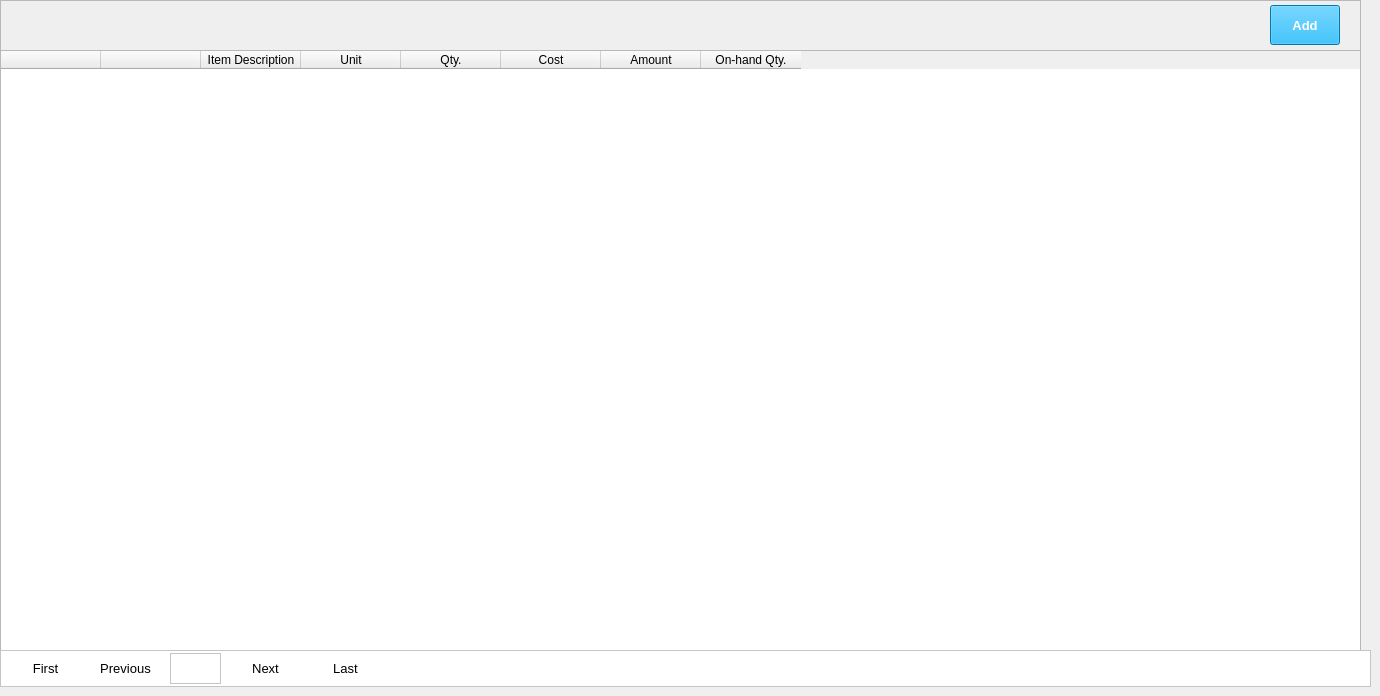
    <widget class="QWidget" name="tabItemComponentList">
     <attribute name="title">
      <string>Item Component List</string>
     </attribute>
     <widget class="QFrame" name="frame_23">
      <property name="geometry">
       <rect>
        <x>0</x>
        <y>0</y>
        <width>1361</width>
        <height>651</height>
       </rect>
      </property>
      <property name="frameShape">
       <enum>QFrame::StyledPanel</enum>
      </property>
      <property name="frameShadow">
       <enum>QFrame::Raised</enum>
      </property>
      <widget class="QTableWidget" name="tableWidgetItemComponent">
       <property name="geometry">
        <rect>
         <x>0</x>
         <y>50</y>
         <width>1361</width>
         <height>601</height>
        </rect>
       </property>
       <property name="minimumSize">
        <size>
         <width>1361</width>
         <height>0</height>
        </size>
       </property>
       <column>
        <property name="text">
         <string/>
        </property>
       </column>
       <column>
        <property name="text">
         <string/>
        </property>
       </column>
       <column>
        <property name="text">
         <string>Item Description</string>
        </property>
       </column>
       <column>
        <property name="text">
         <string>Unit</string>
        </property>
       </column>
       <column>
        <property name="text">
         <string>Qty.</string>
        </property>
       </column>
       <column>
        <property name="text">
         <string>Cost</string>
        </property>
       </column>
       <column>
        <property name="text">
         <string>Amount</string>
        </property>
       </column>
       <column>
        <property name="text">
         <string>On-hand Qty.</string>
        </property>
       </column>
      </widget>
      <widget class="QPushButton" name="pushButtonAddItemComponent">
       <property name="geometry">
        <rect>
         <x>1270</x>
         <y>5</y>
         <width>70</width>
         <height>40</height>
        </rect>
       </property>
       <property name="font">
        <font>
         <family>Segoe UI</family>
         <pointsize>10</pointsize>
         <bold>true</bold>
        </font>
       </property>
       <property name="autoFillBackground">
        <bool>false</bool>
       </property>
       <property name="styleSheet">
        <string notr="true">background-color: rgb(1, 166, 240);
color: rgb(255, 255, 255);</string>
       </property>
       <property name="text">
        <string>Add</string>
       </property>
      </widget>
     </widget>
     <widget class="QFrame" name="frame_24">
      <property name="geometry">
       <rect>
        <x>0</x>
        <y>650</y>
        <width>1371</width>
        <height>37</height>
       </rect>
      </property>
      <property name="styleSheet">
       <string notr="true">background-color: rgb(255, 255, 255);
color: rgb(255, 255, 255);</string>
      </property>
      <property name="frameShape">
       <enum>QFrame::StyledPanel</enum>
      </property>
      <property name="frameShadow">
       <enum>QFrame::Raised</enum>
      </property>
      <widget class="QPushButton" name="pushButtonItemComponentFirst">
       <property name="geometry">
        <rect>
         <x>10</x>
         <y>0</y>
         <width>71</width>
         <height>37</height>
        </rect>
       </property>
       <property name="font">
        <font>
         <family>Segoe UI</family>
         <pointsize>10</pointsize>
        </font>
       </property>
       <property name="styleSheet">
        <string notr="true">color: rgb(0, 0, 0);</string>
       </property>
       <property name="text">
        <string>First</string>
       </property>
       <property name="flat">
        <bool>true</bool>
       </property>
      </widget>
      <widget class="QPushButton" name="pushButtonItemComponentPrevious">
       <property name="geometry">
        <rect>
         <x>90</x>
         <y>0</y>
         <width>71</width>
         <height>37</height>
        </rect>
       </property>
       <property name="font">
        <font>
         <family>Segoe UI</family>
         <pointsize>10</pointsize>
        </font>
       </property>
       <property name="styleSheet">
        <string notr="true">color: rgb(0, 0, 0);</string>
       </property>
       <property name="text">
        <string>Previous</string>
       </property>
       <property name="flat">
        <bool>true</bool>
       </property>
      </widget>
      <widget class="QPushButton" name="pushButtonItemComponentNext">
       <property name="geometry">
        <rect>
         <x>230</x>
         <y>0</y>
         <width>71</width>
         <height>37</height>
        </rect>
       </property>
       <property name="font">
        <font>
         <family>Segoe UI</family>
         <pointsize>10</pointsize>
        </font>
       </property>
       <property name="styleSheet">
        <string notr="true">color: rgb(0, 0, 0);</string>
       </property>
       <property name="text">
        <string>Next</string>
       </property>
       <property name="flat">
        <bool>true</bool>
       </property>
      </widget>
      <widget class="QPushButton" name="pushButtonItemComponentLast">
       <property name="geometry">
        <rect>
         <x>310</x>
         <y>0</y>
         <width>71</width>
         <height>37</height>
        </rect>
       </property>
       <property name="font">
        <font>
         <family>Segoe UI</family>
         <pointsize>10</pointsize>
        </font>
       </property>
       <property name="styleSheet">
        <string notr="true">color: rgb(0, 0, 0);</string>
       </property>
       <property name="text">
        <string>Last</string>
       </property>
       <property name="flat">
        <bool>true</bool>
       </property>
      </widget>
      <widget class="QTextEdit" name="textEditPageItemComponentNumber">
       <property name="geometry">
        <rect>
         <x>170</x>
         <y>3</y>
         <width>51</width>
         <height>31</height>
        </rect>
       </property>
       <property name="font">
        <font>
         <family>Segoe UI</family>
         <pointsize>10</pointsize>
        </font>
       </property>
       <property name="styleSheet">
        <string notr="true">color: rgb(0, 0, 0);</string>
       </property>
       <property name="readOnly">
        <bool>true</bool>
       </property>
      </widget>
     </widget>
    </widget>
